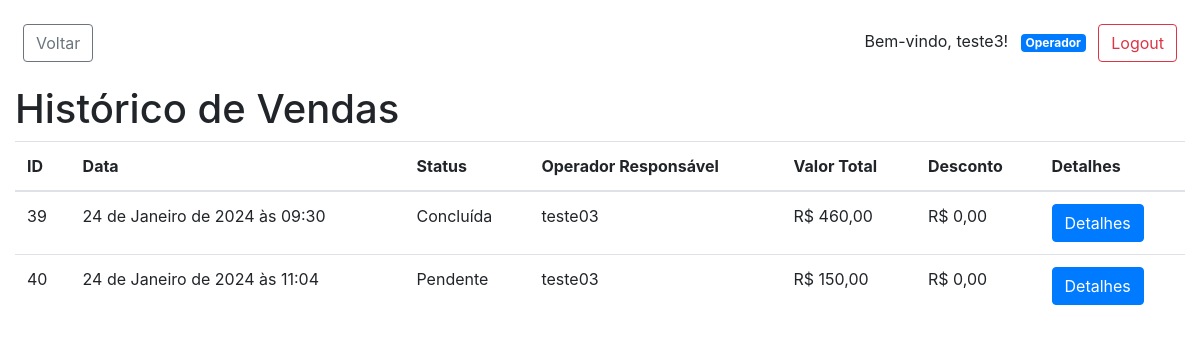
/pdvweb/historico_vendas/ (signed in), run on an earlier commit of the app's database.
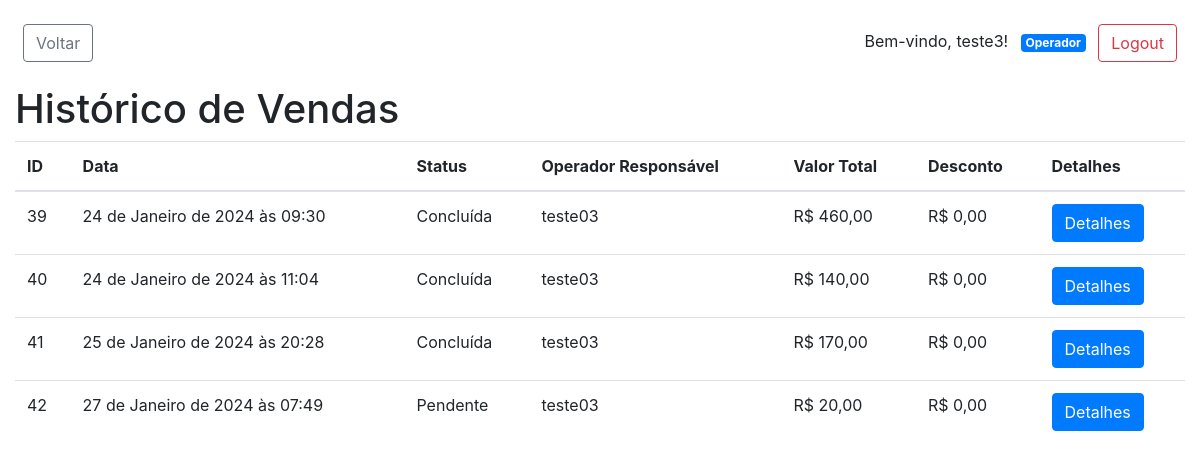
And on a later commit of the database.
### pdvweb/models.py (models this page shows, shortened)
class CustomUser(AbstractUser):
    nome = models.CharField(max_length=255, default=default_nome)
    telefone = models.CharField(max_length=20, blank=True, null=True)
    operador = models.OneToOneField(
        Operador, null=True, blank=True, on_delete=models.CASCADE)
    meus_operadores = models.ManyToManyField(
        Operador, related_name='meus_usuarios', blank=True)
    groups = models.ManyToManyField(
        Group,
        verbose_name='groups',
        blank=True,
        related_name='customuser_set',
        related_query_name='user',
    )
    user_permissions = models.ManyToManyField(
        Permission,
        verbose_name='user permissions',
        blank=True,
        related_name='customuser_set',
        related_query_name='user',
    )

class Venda(models.Model):
    STATUS_PENDENTE = 'pendente'
    STATUS_CONCLUIDA = 'concluida'
    STATUS_CANCELADA = 'cancelada'
    STATUS_CHOICES = [
        (STATUS_PENDENTE, 'Pendente'),
        (STATUS_CONCLUIDA, 'Concluída'),
        (STATUS_CANCELADA, 'Cancelada'),
    ]
    data = models.DateTimeField(default=timezone.now)
    produtos = models.ManyToManyField(
        Produto, through='ItemVenda', related_name='vendas')
    status = models.CharField(
        max_length=20, choices=STATUS_CHOICES, default=STATUS_PENDENTE)
    valor_total = models.DecimalField(
        max_digits=10, decimal_places=2, default=0.0)
    desconto = models.DecimalField(max_digits=5, decimal_places=2, default=0.0)
    operador_responsavel = models.ForeignKey(
        Operador, on_delete=models.SET_NULL, null=True, blank=True)
    cliente = models.ForeignKey(
        Cliente, on_delete=models.SET_NULL, null=True, blank=True)

class Operador(models.Model):
    nome = models.CharField(max_length=255)
    email = models.EmailField()
    telefone = models.CharField(max_length=20, blank=True, null=True)
    usuarios = models.ManyToManyField(
        'CustomUser', related_name='operadores', blank=True)

### pdvweb/views.py (the view)
# urls.py: path('historico_vendas/', views.historico_vendas, name='historico_vendas'),
@login_required
def historico_vendas(request):
    vendas = Venda.objects.all()
    return render(request, 'pdvweb/historico_vendas.html', {'vendas': vendas})

### pdvweb/templates/pdvweb/historico_vendas.html
{% extends 'pdvweb/base.html' %}
{% block content %}
  <h1>Histórico de Vendas</h1>
  <table class="table">
    <thead>
      <tr>
        <th>ID</th>
        <th>Data</th>
        <th>Status</th>
        <th>Operador Responsável</th>
        <th>Valor Total</th>
        <th>Desconto</th>
        <th>Detalhes</th>
      </tr>
    </thead>
    <tbody>
      {% for venda in vendas %}
        <tr>
          <td>{{ venda.id }}</td>
          <td>{{ venda.data }}</td>
          <td>{{ venda.get_status_display }}</td>
          <td>{% if venda.operador_responsavel %}{{ venda.operador_responsavel.nome }}{% else %}N/A{% endif %}</td>
          <td>R$ {{ venda.valor_total }}</td>
          <td>R$ {{ venda.desconto }}</td>
          <td><a href="{% url 'pdvweb:detalhes_venda' venda.id %}" class="btn btn-primary">Detalhes</a></td>
        </tr>
      {% endfor %}
    </tbody>
  </table>
{% endblock %}

### pdvweb/templates/pdvweb/base.html (shortened to what this page needs)
<!DOCTYPE html>
<html lang="en">
<head>
    <link rel="stylesheet" href="https://cdnjs.cloudflare.com/ajax/libs/font-awesome/5.15.4/css/all.min.css" />
    <link rel="stylesheet" href="https://maxcdn.bootstrapcdn.com/bootstrap/4.0.0/css/bootstrap.min.css">
</head>
<br>
<body class="d-flex flex-column vh-100">
    <div class="container-fluid flex-grow-1">
        <div class="row">
            <div class="col-md-12 mb-3">
                {% if user.is_authenticated %}
                <button class="btn btn-outline-secondary ml-2" onclick="goBack()">Voltar</button>
                <div class="float-right mx-2">
                    <p class="d-inline-block">Bem-vindo, {{ user.username }}!</p>
                    {% if user.operador %}
                    <span class="badge badge-primary ml-2">Operador</span>
                    {% endif %}
                    <a href="{% url 'pdvweb:logout_view' %}" class="btn btn-outline-danger ml-2">Logout</a>
                </div>
                {% else %}
                <a href="{% url 'pdvweb:login_operador' %}" class="btn btn-primary float-right">Login</a>
                {% endif %}
            </div>
        </div>
        {% block content %}{% endblock %}
    </div>
</body>
</html>

What changed in the data, as far as the page shows it:
changed Venda "24 de Janeiro de 2024 às 11:04": status "Pendente" → "Concluída"; valor_total "150,00" → "140,00"
added Venda: id "41", data "25 de Janeiro de 2024 às 20:28", status "Concluída", operador_responsavel.nome "teste03", valor_total "170,00", desconto "0,00"
added Venda: id "42", data "27 de Janeiro de 2024 às 07:49", status "Pendente", operador_responsavel.nome "teste03", valor_total "20,00", desconto "0,00"
